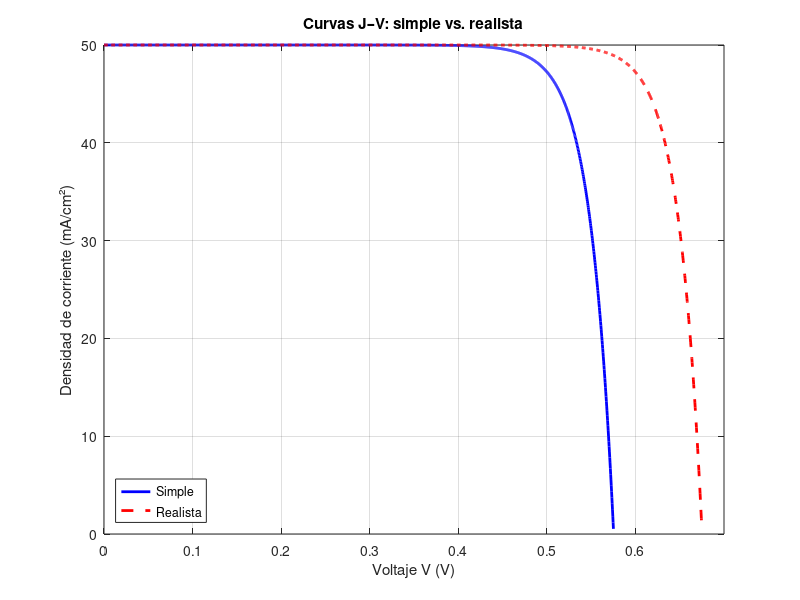
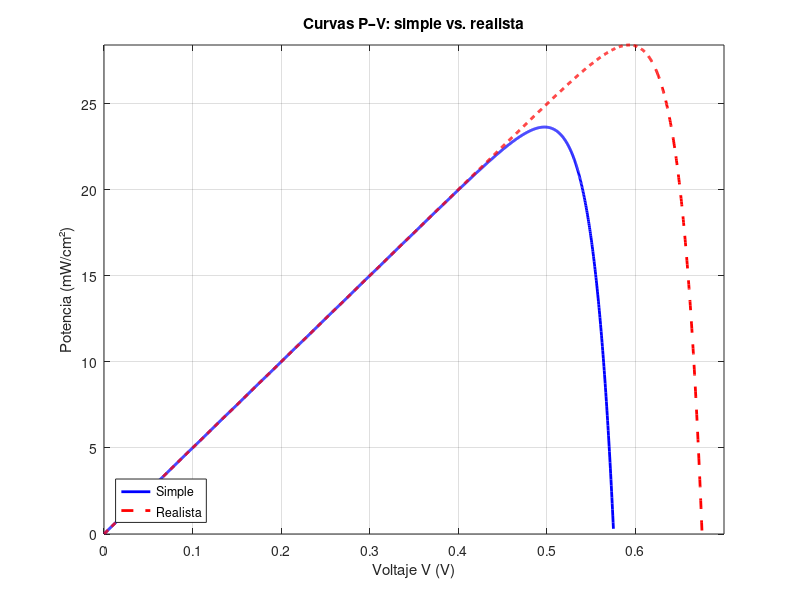

These figures' MATLAB source, in order:
%% Cálculo de J(V) y P(V)
clc; clear; close all;

%Parámetros y constantes
q    = 1.602176634e-19;   % C
k    = 1.3880649e-23;     % J/K
T    = 300;               % K
perm = 1.035918e-10;      % F/cm
Wn   = 0.2e-4;            % cm
Nd   = 1e20;              % cm^-3
Dn   = 2;                 % cm^2/s
tau_n= 371e-6;            % s
Wp   = 179.8e-4;          % cm
Na   = 4.7e15;            % cm^-3
Dp   = 11.6;              % cm^2/s
tau_p= 3710e-6;           % s
JL   = 50e-3;             % A/cm²
nint = 9.696e9;           % cm^-3
Sf_eff = 3e4;             % cm/s (frontal, lado n)
Sbsf   = 100;             % cm/s (trasera, lado p)

%Magnitudes derivadas 
Vint = (k*T/q) * log(Na*Nd/nint^2);
Xn   = sqrt((2*perm*Vint/q) * (Na/(Nd*(Na+Nd))));  
Xp   = Xn * Nd/Na;                                  
Ln   = sqrt(Dn * tau_n);
Lp   = sqrt(Dp * tau_p);

we = max(Wn - Xn, 0) / Lp;   % huecos en n (usa Lp)
wb = max(Wp - Xp, 0) / Ln;   % electrones en p (usa Ln)

% Rango de voltaje 
Vmax = 0.7;                          
V    = linspace(0, Vmax, 2025);

% Exponencial robusta
exp_term = expm1(q * V / (k * T)); % = exp(.) - 1

Nj = (nint^2 / Na) .* exp_term;   % en el lado p (electrones)
Pj = (nint^2 / Nd) .* exp_term;   % en el lado n (huecos)

% Corriente simple
JD_simple = q * nint^2 .* exp_term .* ...
           ( (Dn/(Ln*Na)) * coth((Wn + Xp)/Ln) ...
           - (Dp/(Lp*Nd)) * coth((-Xn - Wp)/Lp) );
J  = JL - JD_simple;

% Corriente realista 
alfae = Sf_eff*Lp/Dp;
alfab = Sbsf  *Ln/Dn;
term1 = (Dp/(Lp*Nd)) * (sinh(we) + alfae*cosh(we)) / (cosh(we) + alfae*sinh(we));
term2 = (Dn/(Ln*Na)) * (sinh(wb) + alfab*cosh(wb)) / (cosh(wb) + alfab*sinh(wb));

JD_realista = q * nint^2 .* exp_term .* (term1 + term2);
Jr = JL - JD_realista;

% Potencia areal 
P  = V .* J;
Pr = V .* Jr;

% Valores de prueba V = 0.45 V 
V_test = 0.45;
exp_t  = expm1(q * V_test / (k * T));

JD_simple_t   = q * nint^2 * exp_t * ...
               ( (Dn/(Ln*Na)) * coth((Wn + Xp)/Ln) ...
               - (Dp/(Lp*Nd)) * coth((-Xn - Wp)/Lp) );
JD_realista_t = q * nint^2 * exp_t * (term1 + term2);

J_simple_t = JL - JD_simple_t;
J_realista_t = JL - JD_realista_t;
fprintf('V = 0.45 V -> J_simple = %.4e A/cm²,   J_realista = %.4e A/cm²\n', ...
        J_simple_t, J_realista_t);

% Gráficas (solo cuadrante positivo)
% máscaras para mantener solo Y>0 (y X ya es >=0)
maskJ  = J  > 0;  maskJr = Jr > 0;
maskP  = P  > 0;  maskPr = Pr > 0;

% J-V
figure('Name','J-V','Color','w');
plot(V(maskJ),  1e3*J(maskJ),  'b',  'LineWidth',2); hold on;
plot(V(maskJr), 1e3*Jr(maskJr), 'r--','LineWidth',2);
xlabel('Voltaje V (V)'); ylabel('Densidad de corriente (mA/cm²)');
title('Curvas J–V: simple vs. realista');
legend('Simple','Realista','Location','southwest'); grid on; box on;
xlim([0 Vmax]); ylim([0 inf]);  % solo positivos

% P-V
figure('Name','P-V','Color','w');
plot(V(maskP),  1e3*P(maskP),  'b',  'LineWidth',2); hold on;
plot(V(maskPr), 1e3*Pr(maskPr), 'r--','LineWidth',2);
xlabel('Voltaje V (V)'); ylabel('Potencia (mW/cm²)');
title('Curvas P–V: simple vs. realista');
legend('Simple','Realista','Location','southwest'); grid on; box on;
xlim([0 Vmax]); ylim([0 inf]);  % solo positivos

% Máximos de P y Pr
[~, idxP ] = max(P);   fprintf('P_simple max = %.4e W/cm² en V = %.4f V\n', P(idxP),  V(idxP));
[~, idxPr] = max(Pr);  fprintf('P_real   max = %.4e W/cm² en V = %.4f V\n', Pr(idxPr), V(idxPr));

% coth(x)
function y = coth(x)
    y = cosh(x)./sinh(x);
end

